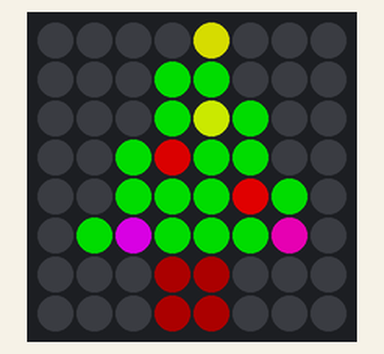
This program was run on a simulated Raspberry Pi (BCM pin numbers) with a Sense HAT. Parts: the Sense HAT's 8×8 RGB LED matrix. Dim RGB values are drawn brighter than linear; random numbers come from a fixed seed.

Above: at 0.07 s.
At 5.01 s:
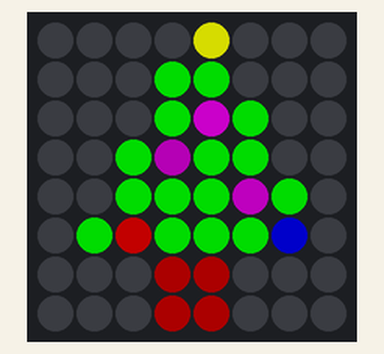
At 9.94 s:
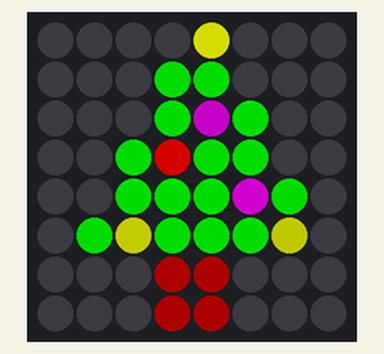
At 19.92 s:
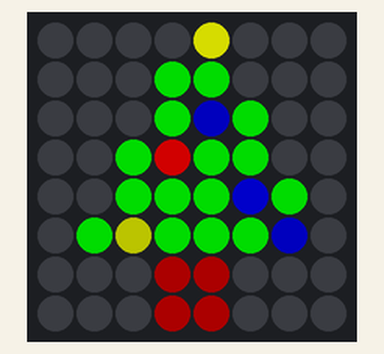
At 29.89 s:
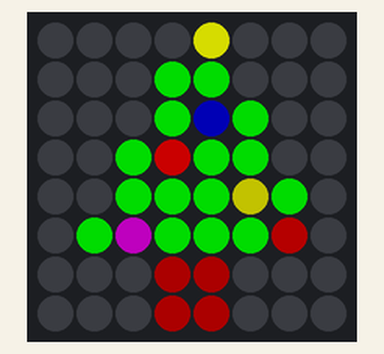
At 39.86 s:
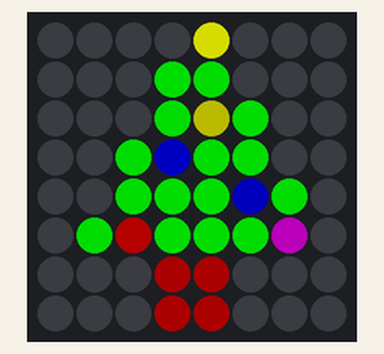

The program:

tree.py
```python
from sense_hat import SenseHat
import random
import time
import sys
import signal

WIDTH = 8
HEIGHT = 8

BRIGHT = 150
DIM =  70
DARK = 50
RED = [BRIGHT,0,0]
BROWN = [DARK, 0, 0]
YELLOW = [BRIGHT, BRIGHT, 0]
GREEN = [0,BRIGHT,0]
BLUE = [0,0,BRIGHT]
PURPLE = [BRIGHT,0,BRIGHT]
BLACK = [0,0,0]
LIGHT_COLOURS = [RED, YELLOW, BLUE, PURPLE]
B = BLACK
Y = YELLOW
G = GREEN
T = BROWN
RGB = 3
CHANGE_COLOUR = 5

TIME_DELAY = 0.1

tree = [
B, B, B, B, Y, B, B, B,
B, B, B, G, G, B, B, B,
B, B, B, G, G, G, B, B,
B, B, G, G, G, G, B, B,
B, B, G, G, G, G, G, B,
B, G, G, G, G, G, G, B,
B, B, B, T, T, B, B, B,
B, B, B, T, T, B, B, B
]

sense = SenseHat()

class Light:
   def __init__(self, x, y):
      self.x = x
      self.y = y
      self.colour_index = random.randint(0, len(LIGHT_COLOURS) - 1)
      self.colour = [0,0,0]
      self.delta_colour = [0,0,0]
      # Set how much to change RGB values
      for index in range(RGB):
          self.colour[index] = LIGHT_COLOURS[self.colour_index][index]
          # Start all lights at slightly different levels
          if self.colour[index] > DIM:
             random_brightness = random.randint(-20, 40)
             self.colour[index] += random_brightness

          if self.colour[index] == 0:
             self.delta_colour[index] = 0
          else:
             self.delta_colour[index] = -CHANGE_COLOUR

   def Get_X(self):
       return self.x


   def Get_Y(self):
       return self.y

   def Get_Colour(self):
       return self.colour


   def Change_Colour(self):
      # Move to the next colour in the list
      new_colour = random.randint(0, len(LIGHT_COLOURS) - 1)
      while self.colour_index == new_colour:
           new_colour = random.randint(0, len(LIGHT_COLOURS) - 1)

      self.colour_index = new_colour
      # Set how much to change RGB values
      for index in range(RGB):
          if LIGHT_COLOURS[self.colour_index][index] == 0:
             self.colour[index] = 0
             self.delta_colour[index] = 0
          else:
             self.colour[index] = DIM
             self.delta_colour[index] = CHANGE_COLOUR


   def Brightness_Down(self):
       # Reduce each colour value
       for index in range(RGB):
          self.colour[index] += self.delta_colour[index]

          # When we hit bottom, set delta to zero
          if self.colour[index] < DIM:
             self.delta_colour[index] = 0


   def Brightness_Up(self):
       # Increase each colour value
       for index in range(RGB):
           self.colour[index] += self.delta_colour[index]

           # When we hit top, stop
           if self.colour[index] >= BRIGHT:
               self.delta_colour[index] = -CHANGE_COLOUR


   def Adjust_Colour(self):
       # See if we should adjust brightness up or down
       up_down = 0
       for index in range(RGB):
           up_down += self.delta_colour[index]

       # Shift brightness down
       if up_down < 0:
          self.Brightness_Down()
       # Shift brightness up
       elif up_down > 0:
          self.Brightness_Up()
       # We are stuck, go to the next colour
       else:
          self.Change_Colour()


def signal_handler(my_signal, temp):
   sense.clear()
   sys.exit(0)

def main():
   signal.signal(signal.SIGINT, signal_handler)
   sense.set_rotation(180)
   sense.set_pixels(tree)
   lights = []
   my_light = Light(4, 2)
   lights.append(my_light)
   my_light = Light(3, 3)
   lights.append(my_light)
   my_light = Light(5, 4)
   lights.append(my_light)
   my_light = Light(2, 5)
   lights.append(my_light)
   my_light = Light(6, 5)
   lights.append(my_light)

   while True:
      for my_light in lights:
          x = my_light.Get_X()
          y = my_light.Get_Y()
          colour = my_light.Get_Colour()
          sense.set_pixel(x, y, colour)
          my_light.Adjust_Colour()

      time.sleep(TIME_DELAY)


if __name__ == "__main__":
   main()
```
